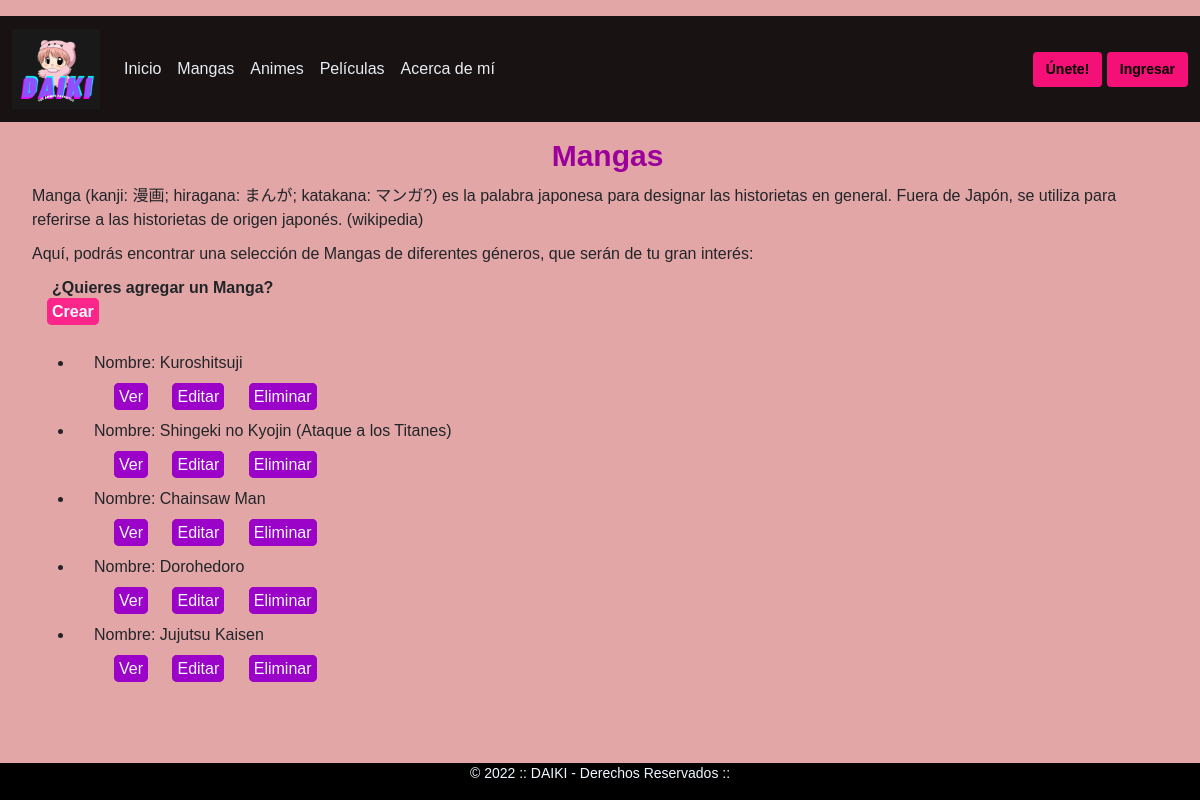
Before: /app_Daiki/manga/baseMangas with the older database file.
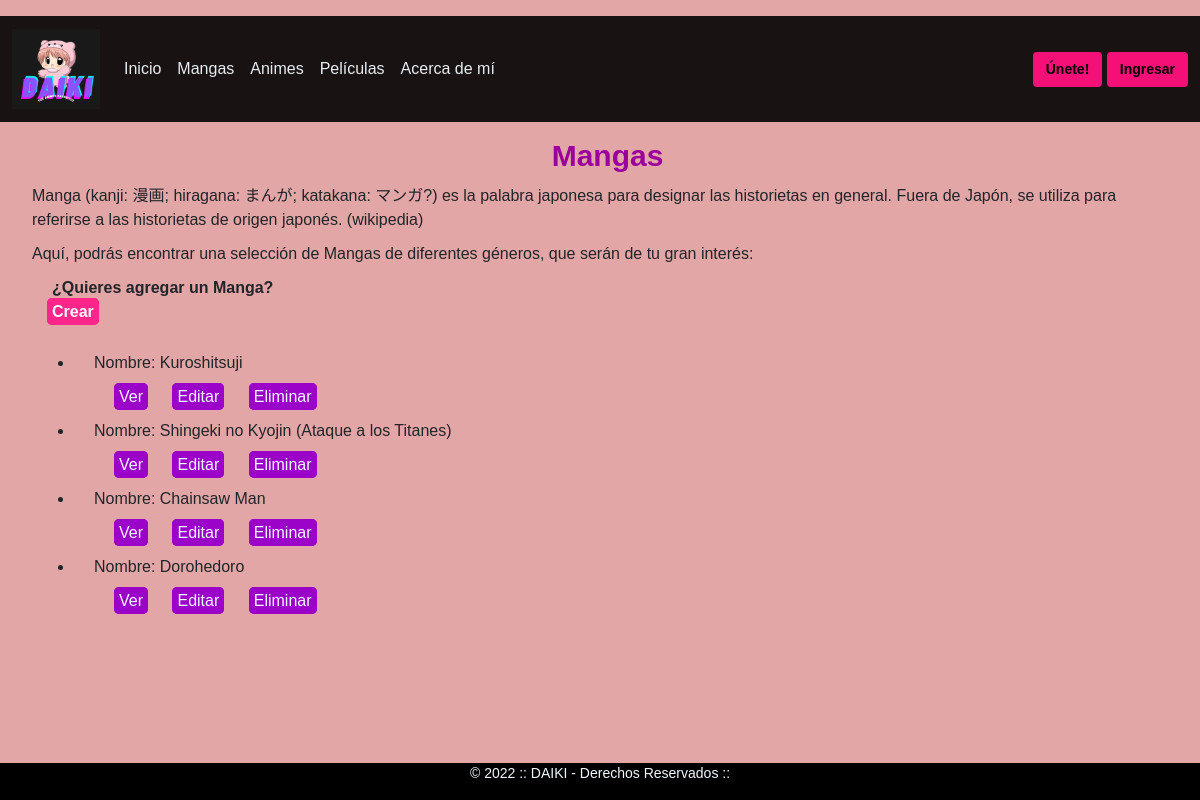
After: the same page with the newer database file.
### app_Daiki/models.py (models this page shows, shortened)
class Manga(models.Model):
    nombre = models.CharField(max_length=200)
    genero = models.CharField(max_length=20)
    autor = models.CharField(max_length=30)
    anio_lanzamiento = models.IntegerField()
    cantidad_tomos = models.IntegerField()
    class Meta:
        verbose_name = "Manga"
        verbose_name_plural = "Mangas"

### app_Daiki/views.py (the view)
# urls.py: path('manga/baseMangas', views.MangaList.as_view(), name="BaseMangas"),
class MangaList(ListView):
    model = Manga
    template_name = "app_Daiki/baseMangas.html"

### app_Daiki/templates/app_Daiki/basemangas.html
{% extends "app_Daiki/padre.html" %}
{% load static %}
{% block contenidoConCambios %}
<h1>Mangas</h1>
<section>
    <p>Manga (kanji: 漫画; hiragana: まんが; katakana: マンガ?) es la palabra japonesa para designar las historietas en general.
        Fuera de Japón, se utiliza para referirse a las historietas de origen japonés. (wikipedia)</p>
    <p>Aquí, podrás encontrar una selección de Mangas de diferentes géneros, que serán de tu gran interés:</p>
    <div class="crear">
        <p>¿Quieres agregar un Manga?</p>
        <a class="bt-form-base" href="{% url 'NewMangas' %}">Crear</a>
    </div>
    <div class="container">
        <ul>
            {% for manga in object_list %}
            <li>
                <p>Nombre: {{manga.nombre}}</p>
                <p>
                    <a class="bt-form-url" href="{% url 'DetalleMangas' manga.id %}">Ver</a>
                    <a class="bt-form-url" href="{% url 'EditMangas' manga.id %}">Editar</a>
                    <a class="bt-form-url" href="{% url 'DeleteMangas' manga.id %}">Eliminar</a>
                </p>
            </li>
            {% endfor %}
        </ul>
    </div>
</section>
{% endblock %}

### app_Daiki/templates/app_Daiki/padre.html (shortened to what this page needs)
<!DOCTYPE html>
<html lang="es">
<head>
    {% load static %}
    <link href="https://cdn.jsdelivr.net/npm/bootstrap@5.1.3/dist/css/bootstrap.min.css" rel="stylesheet"
>
    <link href="{% static '/app_Daiki/css/style.css' %}" rel="stylesheet" />
</head>
<body>
    <header class="flex-wrap py-3">
        <nav class="navbar navbar-expand-lg bg-menu">
            <div class="container-fluid">
                <a class="navbar-brand" href="{% url 'Inicio' %}"><img
                        src="{% static 'app_Daiki/assets/daiki_logo.png' %}" alt="logo-daiki" width="88"
                        height="80"></a>
                <div class="collapse navbar-collapse" id="navbarSupportedContent">
                    <ul class="navbar-nav me-auto mb-2 mb-lg-0">
                        <li class="nav-item">
                            <a class="nav-link active" aria-current="page" href="{% url 'Inicio' %}">Inicio</a>
                        </li>
                        <li class="nav-item">
                            <a class="nav-link" href="{% url 'BaseMangas' %}">Mangas</a>
                        </li>
                        <li class="nav-item">
                            <a class="nav-link" href="{% url 'BaseAnimes' %}">Animes</a>
                        </li>
                        <li class="nav-item">
                            <a class="nav-link" href="{% url 'BasePeliculas' %}">Películas</a>
                        </li>
                        <li class="nav-item">
                            <a class="nav-link" href="{% url 'AcercaDeMi' %}">Acerca de mí</a>
                        </li>
                    </ul>
                    <div class="text-center">
                            <div class="col-sm-12">
                                {% if not user.is_authenticated %}
                                <a class="btn btn-nav" href="{% url 'Register' %}">Únete!</a>
                                {% endif %}
                                {% if not user.is_authenticated %}
                                <a class="btn btn-nav" href="{% url 'Login' %}">Ingresar</a>
                                {% endif %}
                            </div>
                    </div>
                </div>
            </div>
        </nav>
    </header>
    <div class="container-fluid">
        {% block contenidoConCambios %}
        {% endblock %}
    </div>
    <div class="container-footer">
        <footer class="footer">
            <p class="text-center">&copy; 2022 :: DAIKI - Derechos Reservados ::</p>
        </footer>
    </div>
</body>
</html>

### app_Daiki/static/app_Daiki/css/style.css (style rules this page uses)
* { margin: 0; padding: 0; box-sizing: border-box; }
body { font-family: 'Montserrat', sans-serif; background-color: rgb(227, 166, 166); display: flex; flex-direction: column; min-height: 100vh; }
.navbar { background-color: rgba(0, 0, 0, 0.892); }
.nav-link { color: rgb(231, 237, 242); }
.btn-nav { background-color: rgb(244, 16, 119); color: black; font-weight: bold; font-size: 14px; }
.container { margin-bottom: auto; }
h1 { color: rgb(156, 0, 156); text-align: center; margin-left: 15px; font-size: 30px; font-weight: bold; }
.bt-form-base { background-color: rgb(252, 37, 137); color: aliceblue; border: rgb(252, 37, 137) solid 5px; border-radius: 5px; margin-left: 15px; text-decoration: none; }
.bt-form-url { background-color: rgb(155, 3, 201); color: aliceblue; border: rgb(155, 3, 201) solid 5px; border-radius: 5px; margin-top: 20px; margin-left: 20px; text-decoration: none; }
.crear { margin-left: 20px; margin-top: 10px; margin-bottom: 15px; height: 60px; font-weight: bold; }
section p { margin: 0 20px; margin-top: 10px; font-size: 16px; }
.container-footer { height: 40px; width: 100%; margin-top: 10px; }
.footer { background-color: rgb(0, 0, 0); position: fixed; left: 0px; bottom: 0px; width: 100%; height: auto; }
.footer p { text-align: center; color: aliceblue; font-size: 14px; }

Changed rows visible on the page:
removed Manga: nombre "Jujutsu Kaisen"
